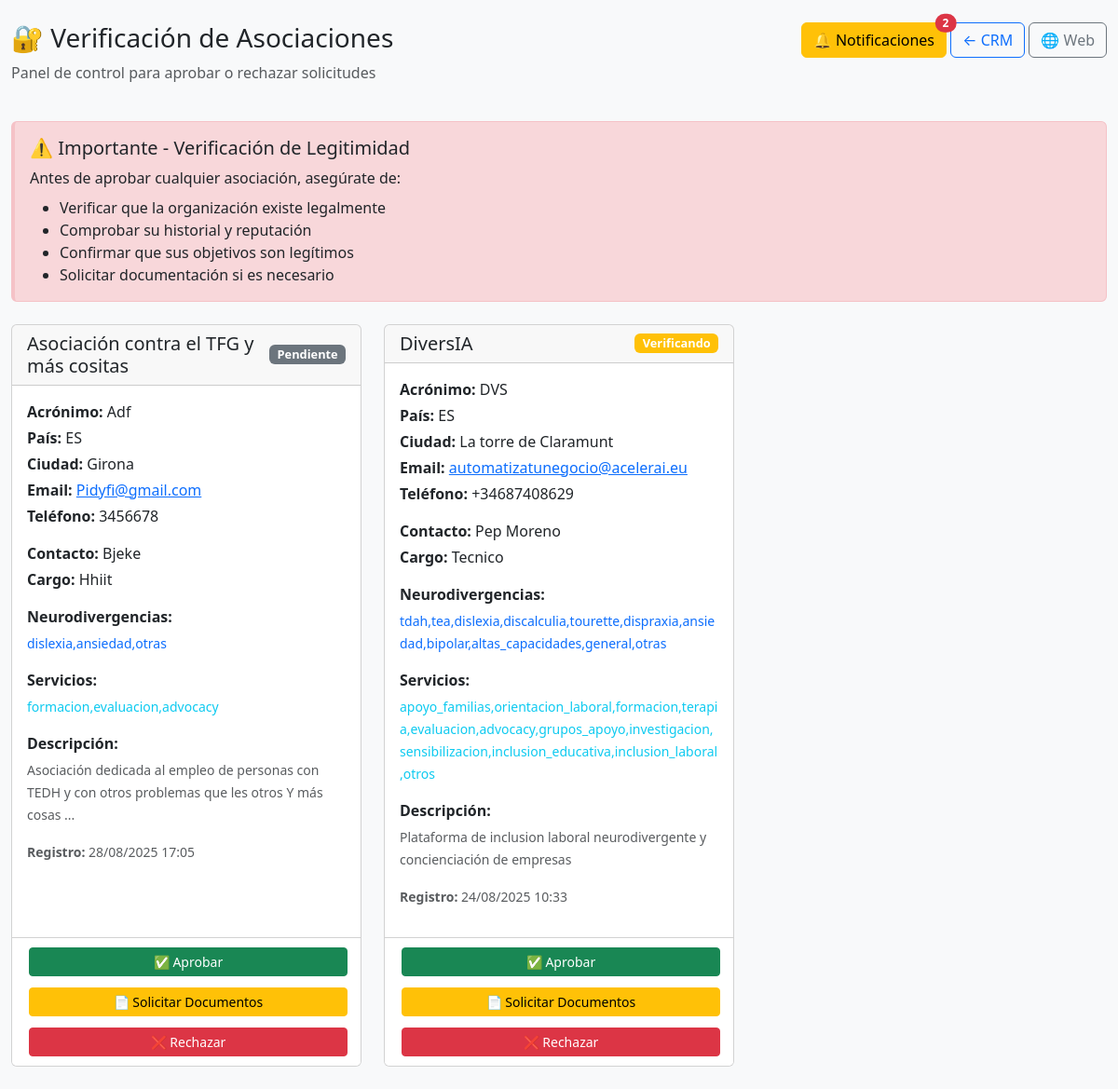
The page /admin/verificar-asociaciones (signed in) on the database as committed earlier.
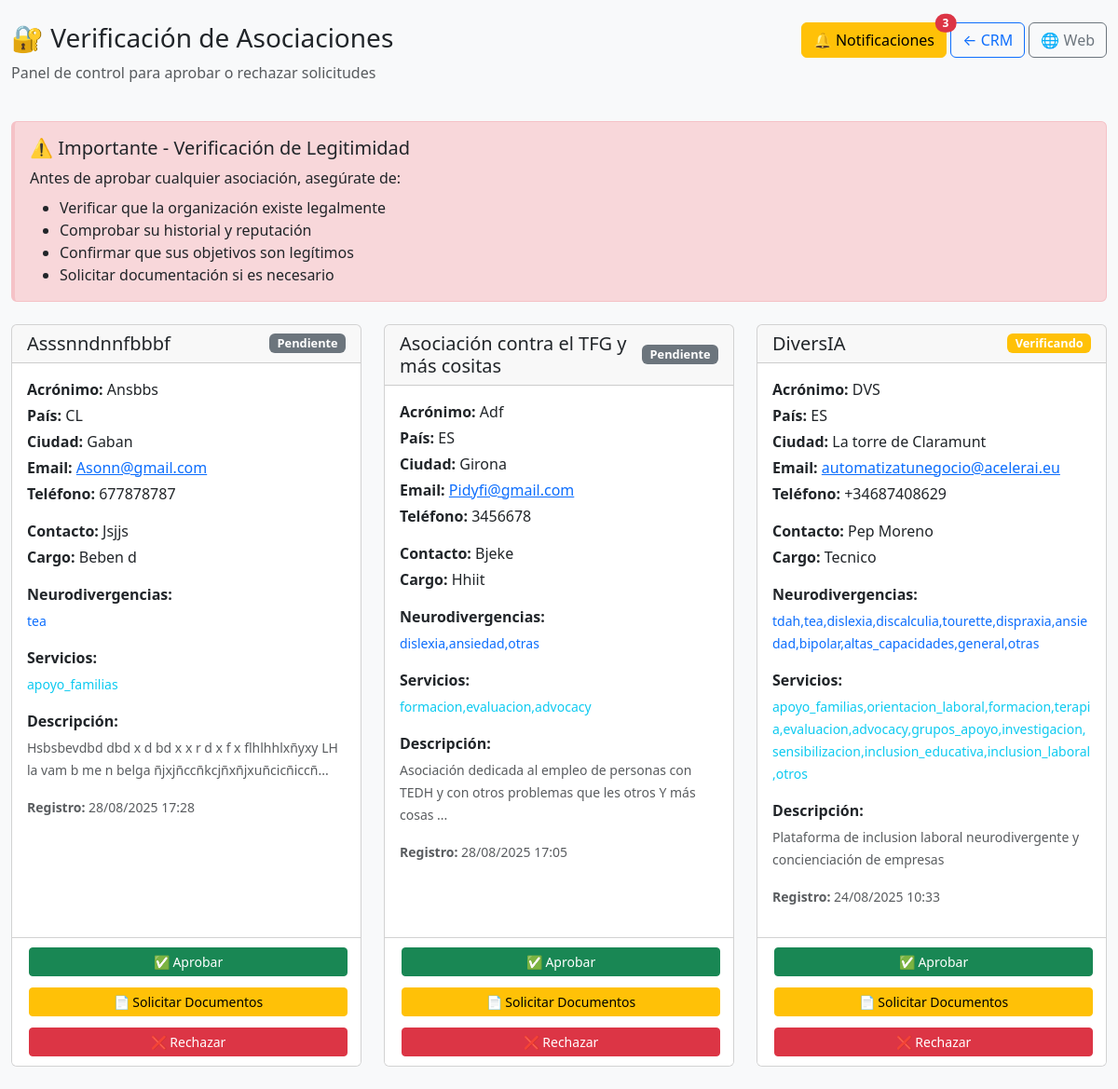
The same page on the database as committed later.
### models.py (models this page shows, shortened)
class Asociacion(db.Model):
    __tablename__ = 'asociaciones'
    id = db.Column(db.Integer, primary_key=True)
    nombre_asociacion = db.Column(db.String(200), nullable=False)
    acronimo = db.Column(db.String(20), nullable=True)
    pais = db.Column(db.String(10), nullable=False)
    otro_pais = db.Column(db.String(100), nullable=True)
    tipo_documento = db.Column(db.String(100), nullable=False)
    numero_documento = db.Column(db.String(50), nullable=False)
    descripcion_otro_documento = db.Column(db.Text, nullable=True)
    neurodivergencias_atendidas = db.Column(db.Text, nullable=True)
    servicios = db.Column(db.Text, nullable=True)
    certificaciones = db.Column(db.Text, nullable=True)
    ciudad = db.Column(db.String(100), nullable=False)
    direccion = db.Column(db.Text, nullable=True)
    telefono = db.Column(db.String(20), nullable=True)
    email = db.Column(db.String(120), nullable=False)
    sitio_web = db.Column(db.String(200), nullable=True)
    descripcion = db.Column(db.Text, nullable=True)
    años_funcionamiento = db.Column(db.Integer, nullable=True)
    numero_socios = db.Column(db.Integer, nullable=True)
    contacto_nombre = db.Column(db.String(150), nullable=True)
    contacto_cargo = db.Column(db.String(100), nullable=True)
    ip_solicitud = db.Column(db.String(45), nullable=True)
    user_agent = db.Column(db.String(500), nullable=True)
    estado = db.Column(db.String(20), default='pendiente')
    created_at = db.Column(db.DateTime, default=datetime.utcnow, index=True)
    updated_at = db.Column(db.DateTime, default=datetime.utcnow, onupdate=datetime.utcnow)

### routes_simple.py (the view)
@app.route('/admin/verificar-asociaciones')
def verificar_asociaciones():
    from flask import session, redirect
    if 'admin_ok' not in session or not session.get('admin_ok'):
        flash('Acceso restringido. Inicia sesión como administrador.', 'error')
        return redirect('/admin/login-new')
    from models import Asociacion, NotificationBackup
    asociaciones_pendientes = Asociacion.query.filter(
        Asociacion.estado.in_(['verificando_documentacion', 'pendiente', 'documentos_requeridos'])
    ).order_by(Asociacion.created_at.desc()).all()
    try:
        notifications = NotificationBackup.query.filter_by(
            tipo='asociacion_registro',
            estado='pendiente'
        ).all()
        for notification in notifications:
            notification.mark_as_read()
        if notifications:
            db.session.commit()
            print(f"✅ {len(notifications)} notificaciones marcadas como leídas")
    except Exception as e:
        print(f"⚠️ Error marcando notificaciones: {e}")
    notificaciones_pendientes = NotificationBackup.query.filter_by(
        tipo='asociacion_registro',
        estado='pendiente'
    ).count()
    return render_template('admin/verificar-asociaciones.html',
                         asociaciones=asociaciones_pendientes,
                         notificaciones_pendientes=notificaciones_pendientes)

### app.py (called while the page is built)
@app.after_request
def after_request(response):
    response.headers['X-Content-Type-Options'] = 'nosniff'
    response.headers['X-Frame-Options'] = 'DENY'
    response.headers['X-XSS-Protection'] = '1; mode=block'
    response.headers['Content-Security-Policy'] = "default-src 'self' 'unsafe-inline' 'unsafe-eval' https://cdn.jsdelivr.net https://cdnjs.cloudflare.com; img-src 'self' data: https:;"
    return response

### models.py (called while the page is built)
    def mark_as_read(self):
        self.estado = 'leido'
        self.read_at = datetime.utcnow()

### templates/admin/verificar-asociaciones.html (shortened to what this page needs)
<!DOCTYPE html>
<html lang="es">
<head>
    <link href="https://cdn.jsdelivr.net/npm/bootstrap@5.3.0/dist/css/bootstrap.min.css" rel="stylesheet">
</head>
<body class="bg-light">
    <div class="container-fluid mt-4">
        <div class="row mb-4">
            <div class="col-md-8">
                <h1 class="h3">🔐 Verificación de Asociaciones</h1>
                <p class="text-muted">Panel de control para aprobar o rechazar solicitudes</p>
            </div>
            <div class="col-md-4 text-end">
                <a href="/admin/notificaciones-pendientes" class="btn btn-warning position-relative">
                    🔔 Notificaciones
                    {% if notificaciones_pendientes > 0 %}
                        <span class="position-absolute top-0 start-100 translate-middle badge rounded-pill bg-danger">
                            {{ notificaciones_pendientes }}
                        </span>
                    {% endif %}
                </a>
                <a href="/crm-minimal" class="btn btn-outline-primary">← CRM</a>
                <a href="/" class="btn btn-outline-secondary" target="_blank">🌐 Web</a>
            </div>
        </div>
        <div class="alert alert-security mb-4">
            <h5 class="alert-heading">⚠️ Importante - Verificación de Legitimidad</h5>
            <p class="mb-2">Antes de aprobar cualquier asociación, asegúrate de:</p>
            <ul class="mb-0">
                <li>Verificar que la organización existe legalmente</li>
                <li>Comprobar su historial y reputación</li>
                <li>Confirmar que sus objetivos son legítimos</li>
                <li>Solicitar documentación si es necesario</li>
            </ul>
        </div>
        {% if asociaciones %}
            <div class="row">
                {% for asociacion in asociaciones %}
                <div class="col-md-6 col-lg-4 mb-4">
                    <div class="card card-asociacion h-100">
                        <div class="card-header d-flex justify-content-between align-items-center">
                            <h5 class="mb-0">{{ asociacion.nombre_asociacion }}</h5>
                            {% if asociacion.estado == 'verificando_documentacion' %}
                                <span class="badge bg-warning badge-estado">Verificando</span>
                            {% elif asociacion.estado == 'documentos_requeridos' %}
                                <span class="badge bg-info badge-estado">Docs Pendientes</span>
                            {% else %}
                                <span class="badge bg-secondary badge-estado">{{ asociacion.estado|title }}</span>
                            {% endif %}
                        </div>
                        <div class="card-body">
                            <div class="mb-3">
                                {% if asociacion.acronimo %}
                                    <p class="mb-1"><strong>Acrónimo:</strong> {{ asociacion.acronimo }}</p>
                                {% endif %}
                                <p class="mb-1"><strong>País:</strong> {{ asociacion.pais }}</p>
                                <p class="mb-1"><strong>Ciudad:</strong> {{ asociacion.ciudad }}</p>
                                <p class="mb-1"><strong>Email:</strong>
                                    <a href="mailto:{{ asociacion.email }}">{{ asociacion.email }}</a>
                                </p>
                                {% if asociacion.telefono %}
                                    <p class="mb-1"><strong>Teléfono:</strong> {{ asociacion.telefono }}</p>
                                {% endif %}
                            </div>
                            <div class="mb-3">
                                <p class="mb-1"><strong>Contacto:</strong> {{ asociacion.contacto_nombre }}</p>
                                {% if asociacion.contacto_cargo %}
                                    <p class="mb-1"><strong>Cargo:</strong> {{ asociacion.contacto_cargo }}</p>
                                {% endif %}
                            </div>
                            {% if asociacion.neurodivergencias_atendidas %}
                                <div class="mb-3">
                                    <p class="mb-1"><strong>Neurodivergencias:</strong></p>
                                    <small class="text-primary">{{ asociacion.neurodivergencias_atendidas }}</small>
                                </div>
                            {% endif %}
                            {% if asociacion.servicios %}
                                <div class="mb-3">
                                    <p class="mb-1"><strong>Servicios:</strong></p>
                                    <small class="text-info">{{ asociacion.servicios }}</small>
                                </div>
                            {% endif %}
                            {% if asociacion.descripcion %}
                                <div class="mb-3">
                                    <p class="mb-1"><strong>Descripción:</strong></p>
                                    <small class="text-muted">{{ asociacion.descripcion[:100] }}{% if asociacion.descripcion|length > 100 %}...{% endif %}</small>
                                </div>
                            {% endif %}
                            <div class="mb-3">
                                <small class="text-muted">
                                    <strong>Registro:</strong> {{ asociacion.created_at.strftime('%d/%m/%Y %H:%M') }}
                                </small>
                            </div>
                        </div>
                        <div class="card-footer bg-white">
                            <div class="d-grid gap-2">
                                <form action="/admin/asociacion/{{ asociacion.id }}/aprobar" method="POST"
                                      onsubmit="return confirm('¿Estás seguro de aprobar esta asociación?')" class="d-inline">
                                    <button type="submit" class="btn btn-success btn-sm w-100 btn-action">
                                        ✅ Aprobar
                                    </button>
                                </form>
                                {% if asociacion.estado != 'documentos_requeridos' %}
                                <form action="/admin/asociacion/{{ asociacion.id }}/solicitar-documentos" method="POST" class="d-inline">
                                    <button type="submit" class="btn btn-warning btn-sm w-100 btn-action">
                                        📄 Solicitar Documentos
                                    </button>
                                </form>
                                {% else %}
                                <button class="btn btn-outline-warning btn-sm w-100 btn-action" disabled>
                                    📄 Documentos Solicitados
                                </button>
                                {% endif %}
                                <button type="button" class="btn btn-danger btn-sm w-100 btn-action"
                                        onclick="rechazarAsociacion({{ asociacion.id }}, '{{ asociacion.nombre_asociacion }}')">
                                    ❌ Rechazar
                                </button>
                            </div>
                        </div>
                    </div>
                </div>
                {% endfor %}
            </div>
        {% endif %}
    </div>
</body>
</html>

### templates/admin/verificar-asociaciones.html (style rules this page uses)
.alert-security { border-left: 4px solid #dc3545; background: #f8d7da; border-color: #f5c2c7; }
.card-asociacion { transition: transform 0.2s; }
.badge-estado { font-size: 0.8rem; }
.btn-action { margin: 2px; }

Rows that differ between the two databases and show on the page:
added Asociacion: nombre_asociacion "Asssnndnnfbbbf", estado "Pendiente", acronimo "Ansbbs", pais "CL", ciudad "Gaban", email "Asonn@gmail.com", telefono "677878787", contacto_nombre "Jsjjs", contacto_cargo "Beben d", neurodivergencias_atendidas "tea", servicios "apoyo_familias", descripcion "Hsbsbevdbd dbd x d bd x x r d x f x flhlhhlxñyxy LH la vam b me n belga ñjxjñccñkcjñxñjxuñcicñiccñ", created_at "28/08/2025 17:28"
Other text that changed with them:
{{ notificaciones_pendientes }}: "2" → "3"
